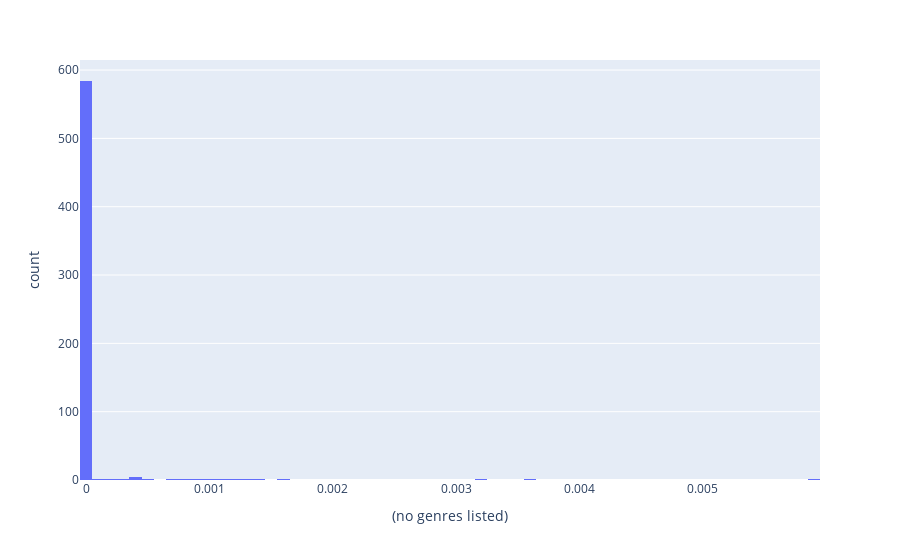

The notebook cell saved with this chart:
### Code cell
import plotly.express as px
fig = px.histogram(df_test2, x = "(no genres listed)")
fig.show()

### Figure 1 — Plotly figure (JSON) as saved in the notebook; plotly's stock layout.template omitted (floating-point values rounded to 4 significant figures; data arrays with more than 128 entries replaced by an {"elided": "..."} marker saying what was removed)
{"data": [{"alignmentgroup": "True", "bingroup": "x", "hovertemplate": "(no genres listed)=%{x}<br>count=%{y}<extra></extra>", "legendgroup": "", "marker": {"color": "#636efa", "pattern": {"shape": ""}}, "name": "", "offsetgroup": "", "orientation": "v", "showlegend": false, "type": "histogram", "x": {"elided": "610 float values"}, "xaxis": "x", "yaxis": "y"}], "layout": {"barmode": "relative", "legend": {"tracegroupgap": 0}, "margin": {"t": 60}, "xaxis": {"anchor": "y", "domain": [0, 1], "title": {"text": "(no genres listed)"}}, "yaxis": {"anchor": "x", "domain": [0, 1], "title": {"text": "count"}}}}
